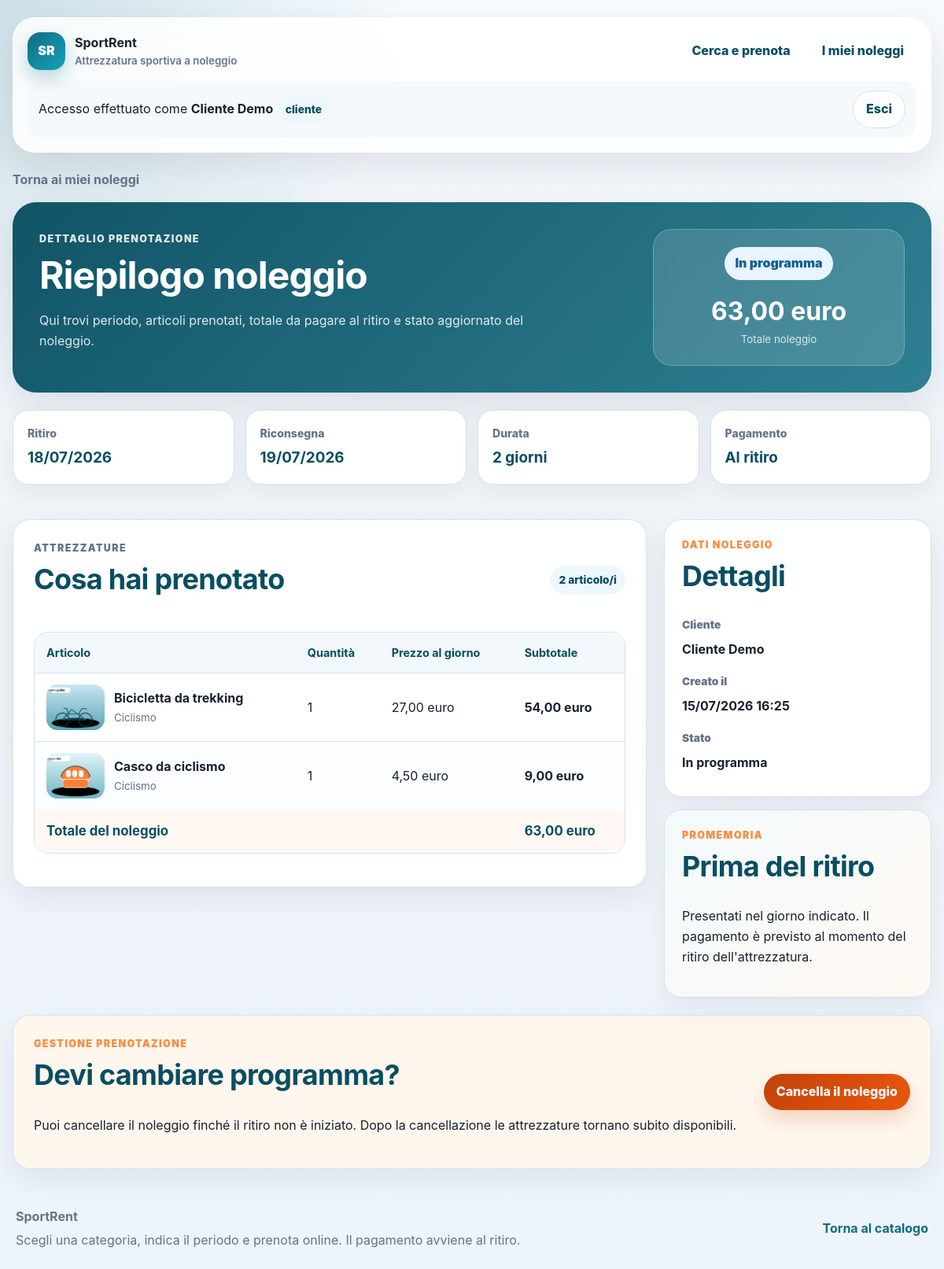
/prenotazioni/19/ (signed in), run on the app's committed database.
### rentals/models.py (models this page shows, shortened)
class Reservation(models.Model):
    class Status(models.TextChoices):
        CONFIRMED = "confirmed", "Confermata"
        CANCELLED = "cancelled", "Cancellata"
    user = models.ForeignKey(
        settings.AUTH_USER_MODEL,
        on_delete=models.PROTECT,
        related_name="reservations",
        verbose_name="cliente",
    )
    start_date = models.DateField("data di inizio")
    end_date = models.DateField("data di fine")
    status = models.CharField(
        "stato",
        max_length=20,
        choices=Status.choices,
        default=Status.CONFIRMED,
    )
    created_at = models.DateTimeField("creata il", auto_now_add=True)
    cancelled_at = models.DateTimeField(
        "cancellata il",
        blank=True,
        null=True,
    )
    class Meta:
        verbose_name = "prenotazione"
        verbose_name_plural = "prenotazioni"
        ordering = ["-created_at"]
    @property
    def giorni_noleggio(self):
        if not self.start_date or not self.end_date:
            return 0
        return (self.end_date - self.start_date).days + 1
    @property
    def prezzo_totale(self):
        return sum(
            (item.subtotale for item in self.items.all()),
            Decimal("0.00"),
        )
    @property
    def puo_essere_cancellata(self):
        return (
            self.status == self.Status.CONFIRMED
            and self.start_date > timezone.localdate()
        )
    @property
    def fase_noleggio(self):
        if self.status == self.Status.CANCELLED:
            return "cancelled"
        today = timezone.localdate()
        if self.start_date > today:
            return "upcoming"
        if self.end_date < today:
            return "completed"
        return "in_progress"
    @property
    def etichetta_fase_noleggio(self):
        labels = {
            "upcoming": "In programma",
            "in_progress": "In corso",
            "completed": "Concluso",
            "cancelled": "Cancellato",
        }
        return labels[self.fase_noleggio]

class ReservationItem(models.Model):
    reservation = models.ForeignKey(
        Reservation,
        on_delete=models.CASCADE,
        related_name="items",
        verbose_name="prenotazione",
    )
    equipment = models.ForeignKey(
        Equipment,
        on_delete=models.PROTECT,
        related_name="reservation_items",
        verbose_name="attrezzatura",
    )
    quantity = models.PositiveIntegerField(
        "quantità",
        validators=[MinValueValidator(1)],
    )
    daily_price = models.DecimalField(
        "prezzo giornaliero applicato",
        max_digits=8,
        decimal_places=2,
    )
    class Meta:
        verbose_name = "riga prenotazione"
        verbose_name_plural = "righe prenotazione"
        constraints = [
            models.UniqueConstraint(
                fields=["reservation", "equipment"],
                name="unique_equipment_per_reservation",
            )
        ]
    @property
    def subtotale(self):
        return self.daily_price * self.quantity * self.reservation.giorni_noleggio

class Equipment(models.Model):
    name = models.CharField("nome", max_length=150)
    category = models.ForeignKey(
        EquipmentCategory,
        on_delete=models.PROTECT,
        related_name="equipment",
        verbose_name="tipologia",
    )
    description = models.TextField("descrizione")
    total_quantity = models.PositiveIntegerField(
        "quantità totale",
        validators=[MinValueValidator(1)],
    )
    daily_price = models.DecimalField(
        "prezzo giornaliero",
        max_digits=8,
        decimal_places=2,
        validators=[MinValueValidator(Decimal("0.01"))],
    )
    image = models.ImageField(
        "immagine",
        upload_to="equipment/",
        blank=True,
        null=True,
    )
    is_active = models.BooleanField("disponibile nel catalogo", default=True)
    created_at = models.DateTimeField("creata il", auto_now_add=True)
    updated_at = models.DateTimeField("modificata il", auto_now=True)
    class Meta:
        verbose_name = "attrezzatura"
        verbose_name_plural = "attrezzature"
        ordering = ["category__name", "name"]
        constraints = [
            models.UniqueConstraint(
                fields=["name", "category"],
                name="unique_equipment_name_per_category",
            )
        ]

class EquipmentCategory(models.Model):
    name = models.CharField("nome", max_length=100, unique=True)
    description = models.TextField("descrizione", blank=True)
    class Meta:
        verbose_name = "categoria"
        verbose_name_plural = "categorie"
        ordering = ["name"]

### rentals/views.py (the view)
@login_required
def dettaglio_prenotazione(request, pk):
    reservations = Reservation.objects.prefetch_related(
        "items__equipment__category"
    )
    if not utente_e_gestore(request.user):
        reservations = reservations.filter(user=request.user)
    reservation = get_object_or_404(reservations, pk=pk)
    return render(
        request,
        "rentals/reservation_detail.html",
        {"reservation": reservation},
    )

### rentals/permissions.py (called while the page is built)
def utente_e_gestore(user):
    return (
        user.is_authenticated
        and (
            user.is_superuser
            or user.is_staff
            or user.groups.filter(name=NOME_GRUPPO_GESTORI).exists()
        )
    )

### templates/rentals/reservation_detail.html (shortened to what this page needs)
{% extends "base.html" %}
{% block content %}
{% if user.is_staff or user.is_superuser %}
    <p><a class="link-muted" href="{% url 'manager_reservation_list' %}">Torna alle prenotazioni</a></p>
{% else %}
    <p><a class="link-muted" href="{% url 'reservation_history' %}">Torna ai miei noleggi</a></p>
{% endif %}
<section class="reservation-hero status-{{ reservation.fase_noleggio }}" aria-labelledby="reservation-title">
    <div>
        <p class="eyebrow">Dettaglio prenotazione</p>
        <h1 id="reservation-title">Riepilogo noleggio</h1>
        <p>
            Qui trovi periodo, articoli prenotati, totale da pagare al ritiro
            e stato aggiornato del noleggio.
        </p>
    </div>
    <div class="reservation-hero__status">
        <span class="status-badge status-badge--{{ reservation.fase_noleggio }}">
            {{ reservation.etichetta_fase_noleggio }}
        </span>
        <strong>{{ reservation.prezzo_totale }} euro</strong>
        <small>Totale noleggio</small>
    </div>
</section>
<section class="summary-grid" aria-label="Dati principali del noleggio">
    <article class="summary-tile">
        <span>Ritiro</span>
        <strong>{{ reservation.start_date|date:"d/m/Y" }}</strong>
    </article>
    <article class="summary-tile">
        <span>Riconsegna</span>
        <strong>{{ reservation.end_date|date:"d/m/Y" }}</strong>
    </article>
    <article class="summary-tile">
        <span>Durata</span>
        <strong>{{ reservation.giorni_noleggio }} giorni</strong>
    </article>
    <article class="summary-tile">
        <span>Pagamento</span>
        <strong>Al ritiro</strong>
    </article>
</section>
<div class="reservation-layout">
    <section class="section-card reservation-main" aria-labelledby="rental-items">
        <div class="section-heading section-heading--row">
            <div>
                <p class="eyebrow">Attrezzature</p>
                <h2 id="rental-items">Cosa hai prenotato</h2>
            </div>
            <span class="result-count">{{ reservation.items.count }} articolo/i</span>
        </div>
        <div class="table-wrap">
            <table class="rental-table reservation-table">
                <thead>
                    <tr>
                        <th scope="col">Articolo</th>
                        <th scope="col">Quantità</th>
                        <th scope="col">Prezzo al giorno</th>
                        <th scope="col">Subtotale</th>
                    </tr>
                </thead>
                <tbody>
                    {% for item in reservation.items.all %}
                        <tr>
                            <td>
                                <div class="rental-item-cell">
                                    {% if item.equipment.image %}
                                        <img src="{{ item.equipment.image.url }}" alt="{{ item.equipment.name }}">
                                    {% else %}
                                        <span class="rental-item-cell__placeholder">SR</span>
                                    {% endif %}
                                    <span>
                                        <strong>{{ item.equipment.name }}</strong>
                                        <small>{{ item.equipment.category.name }}</small>
                                    </span>
                                </div>
                            </td>
                            <td>{{ item.quantity }}</td>
                            <td>{{ item.daily_price }} euro</td>
                            <td><strong>{{ item.subtotale }} euro</strong></td>
                        </tr>
                    {% endfor %}
                </tbody>
                <tfoot>
                    <tr>
                        <th colspan="3" scope="row">Totale del noleggio</th>
                        <td><strong>{{ reservation.prezzo_totale }} euro</strong></td>
                    </tr>
                </tfoot>
            </table>
        </div>
    </section>
    <aside class="reservation-side" aria-label="Informazioni riepilogo">
        <section class="side-card">
            <p class="eyebrow">Dati noleggio</p>
            <h2>Dettagli</h2>
            <dl class="clean-list">
                <dt>Cliente</dt>
                <dd>{{ reservation.user.get_full_name|default:reservation.user.username }}</dd>
                <dt>Creato il</dt>
                <dd>{{ reservation.created_at|date:"d/m/Y H:i" }}</dd>
                <dt>Stato</dt>
                <dd>{{ reservation.etichetta_fase_noleggio }}</dd>
            </dl>
        </section>
        <section class="side-card side-card--soft">
            <p class="eyebrow">Promemoria</p>
            {% if reservation.status == "cancelled" %}
                <h2>Noleggio cancellato</h2>
                <p>Questa prenotazione resta nello storico, ma le attrezzature sono tornate disponibili.</p>
            {% elif reservation.fase_noleggio == "upcoming" %}
                <h2>Prima del ritiro</h2>
                <p>Presentati nel giorno indicato. Il pagamento è previsto al momento del ritiro dell'attrezzatura.</p>
            {% elif reservation.fase_noleggio == "in_progress" %}
                <h2>Noleggio in corso</h2>
                <p>Ricorda la data di riconsegna indicata nel riepilogo per completare il noleggio correttamente.</p>
            {% else %}
                <h2>Noleggio concluso</h2>
                <p>Il noleggio è terminato e rimane consultabile nello storico del tuo account.</p>
            {% endif %}
        </section>
    </aside>
</div>
{% if reservation.puo_essere_cancellata and reservation.user == user %}
    <section class="section-card danger-panel" aria-labelledby="cancel-rental">
        <div>
            <p class="eyebrow">Gestione prenotazione</p>
            <h2 id="cancel-rental">Devi cambiare programma?</h2>
            <p>
                Puoi cancellare il noleggio finché il ritiro non è iniziato.
                Dopo la cancellazione le attrezzature tornano subito disponibili.
            </p>
        </div>
        <form method="post" action="{% url 'reservation_cancel' reservation.pk %}" data-confirm="Vuoi davvero cancellare questo noleggio?">
            <button class="button button--danger" type="submit">Cancella il noleggio</button>
        </form>
    </section>
{% elif reservation.status == "cancelled" %}
    <section class="section-card empty-state empty-state--warning">
        <h2>Questo noleggio è stato cancellato</h2>
        <p>Lo trovi ancora nello storico, ma non occupa più disponibilità nel catalogo.</p>
    </section>
{% endif %}
{% endblock %}

### templates/base.html (shortened to what this page needs)
{% load static %}
<!doctype html>
<html lang="it">
<head>
    <link rel="stylesheet" href="{% static 'rentals/css/site.css' %}">
</head>
<body>
    <header class="site-header">
        <div class="site-header__inner">
            <a class="brand" href="{% url 'equipment_list' %}">
                <span class="brand__mark">SR</span>
                <span><strong>SportRent</strong><small>Attrezzatura sportiva a noleggio</small></span>
            </a>
            <nav class="site-nav" aria-label="Navigazione principale">
                <a href="{% url 'equipment_list' %}">Cerca e prenota</a>
                {% if user.is_authenticated %}
                    <a href="{% url 'reservation_history' %}">I miei noleggi</a>
                {% else %}
                    <a href="{% url 'login' %}">Accedi</a>
                    <a class="nav-cta" href="{% url 'register' %}">Crea account</a>
                {% endif %}
            </nav>
        </div>
        {% if user.is_authenticated %}
            <div class="user-strip">
                <p>
                    Accesso effettuato come
                    <strong>{{ user.get_full_name|default:user.username }}</strong>
                    {% if user.is_staff or user.is_superuser %}<span class="badge">gestore</span>{% else %}<span class="badge">cliente</span>{% endif %}
                </p>
                <form method="post" action="{% url 'logout' %}">
                    <button class="button button--ghost" type="submit">Esci</button>
                </form>
            </div>
        {% endif %}
    </header>
    <main class="site-main">{% block content %}{% endblock %}</main>
    <footer class="site-footer">
        <div>
            <strong>SportRent</strong>
            <p>Scegli una categoria, indica il periodo e prenota online. Il pagamento avviene al ritiro.</p>
        </div>
        <a href="{% url 'equipment_list' %}">Torna al catalogo</a>
    </footer>
</body>
</html>

### data on the page
Reservation: etichetta_fase_noleggio "In programma", prezzo_totale "63,00", start_date "18/07/2026", end_date "19/07/2026", giorni_noleggio "2", items.count "2", user.get_full_name "Cliente Demo", created_at "15/07/2026 16:25"
ReservationItem: equipment.image (picture), equipment.name "Bicicletta da trekking", equipment.category.name "Ciclismo", quantity "1", daily_price "27,00", subtotale "54,00"
ReservationItem: equipment.image (picture), equipment.name "Casco da ciclismo", equipment.category.name "Ciclismo", quantity "1", daily_price "4,50", subtotale "9,00"

### other printed values
{{ user.get_full_name|default:user.username }} "Cliente Demo"
